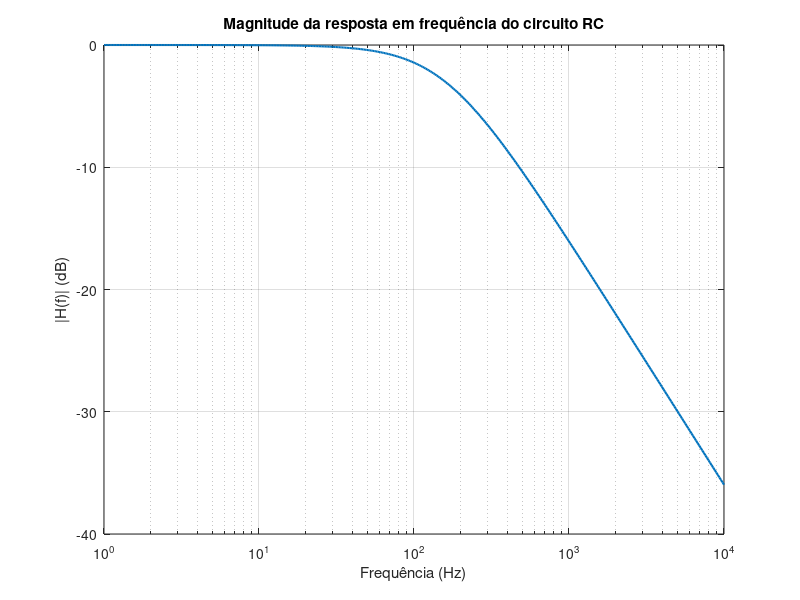

This chart was generated by the following MATLAB code:
% Circuito RC
% Curva de Resposta em Frequência
% Fernando Passold, em 12/08/2026

clear;
close all;
disp('Resposta em Freq. de circuito RC')

R = 1e3;
C = 1e-6;

disp('Constante de tempo do circuito:')
tau = R*C
disp('Frequência de corte (rad/s):')
wc=1/(R*C)
disp('Frequência de corte (Hz):')
fc = 1/(2*pi*tau)

Vm = 5;	% tensão de pico da senoide de entrada

f = logspace(0, 4, 400); % varia freq. de forma logaritmica entre 10^0 até 10^4 (em Hz), 400 pontos.

w = 2*pi*f;	% calcula em rad/s

H = 1 ./ (1 + 1i*w*R*C);	% calcula H(jw)

% Obs.: note que jw resulta um número complexo, assim H(jw) = número complexo

magnitude = abs(H);		% determina o módulo de H(jw)
fase = angle(H)*180/pi;	% determina a fase do número complexo h(jw)

figure;
semilogx(f, 20*log10(magnitude), 'LineWidth', 1.5);
grid on;

xlabel('Frequência (Hz)');
ylabel('|H(f)| (dB)');
title('Magnitude da resposta em frequência do circuito RC');
